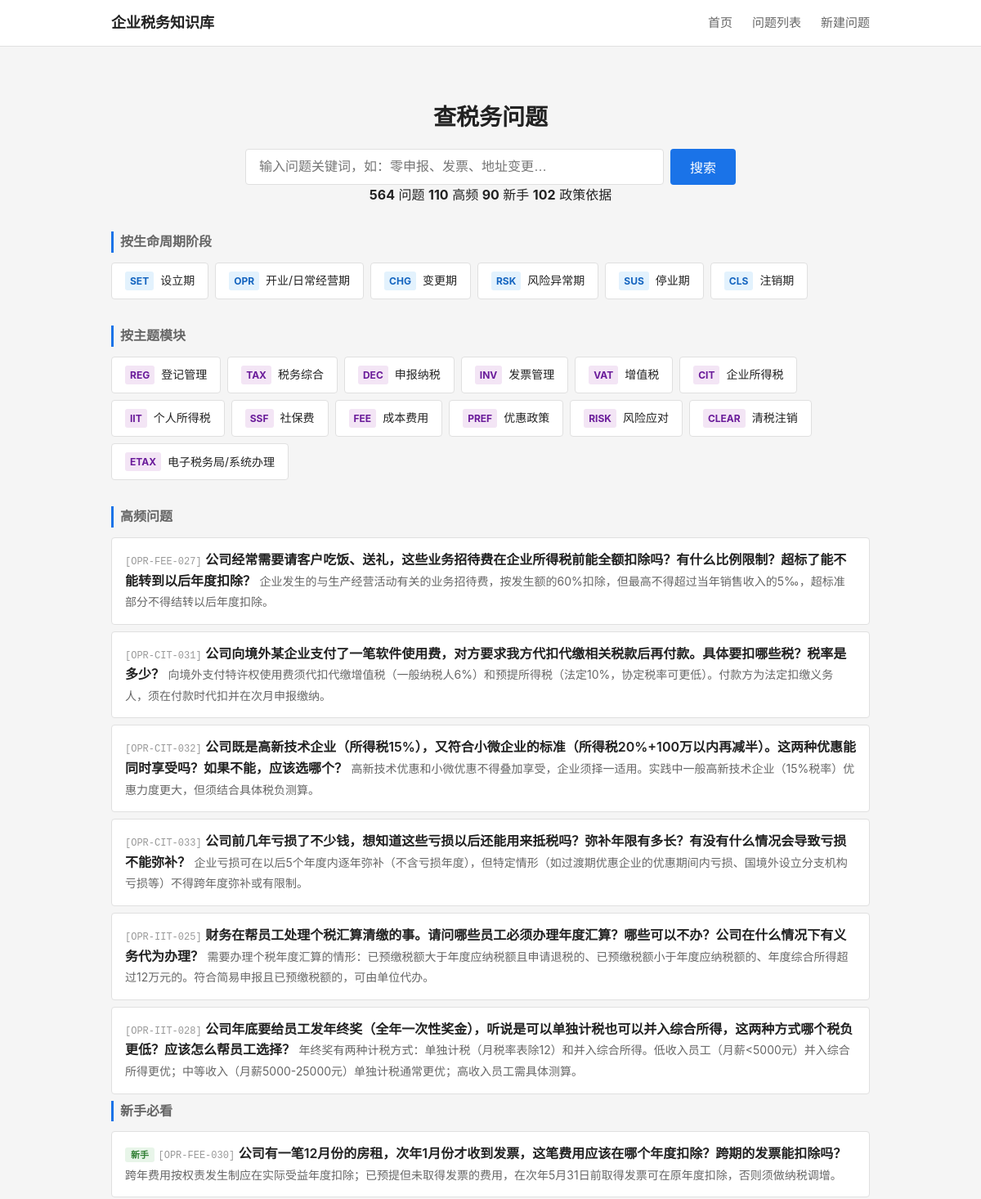
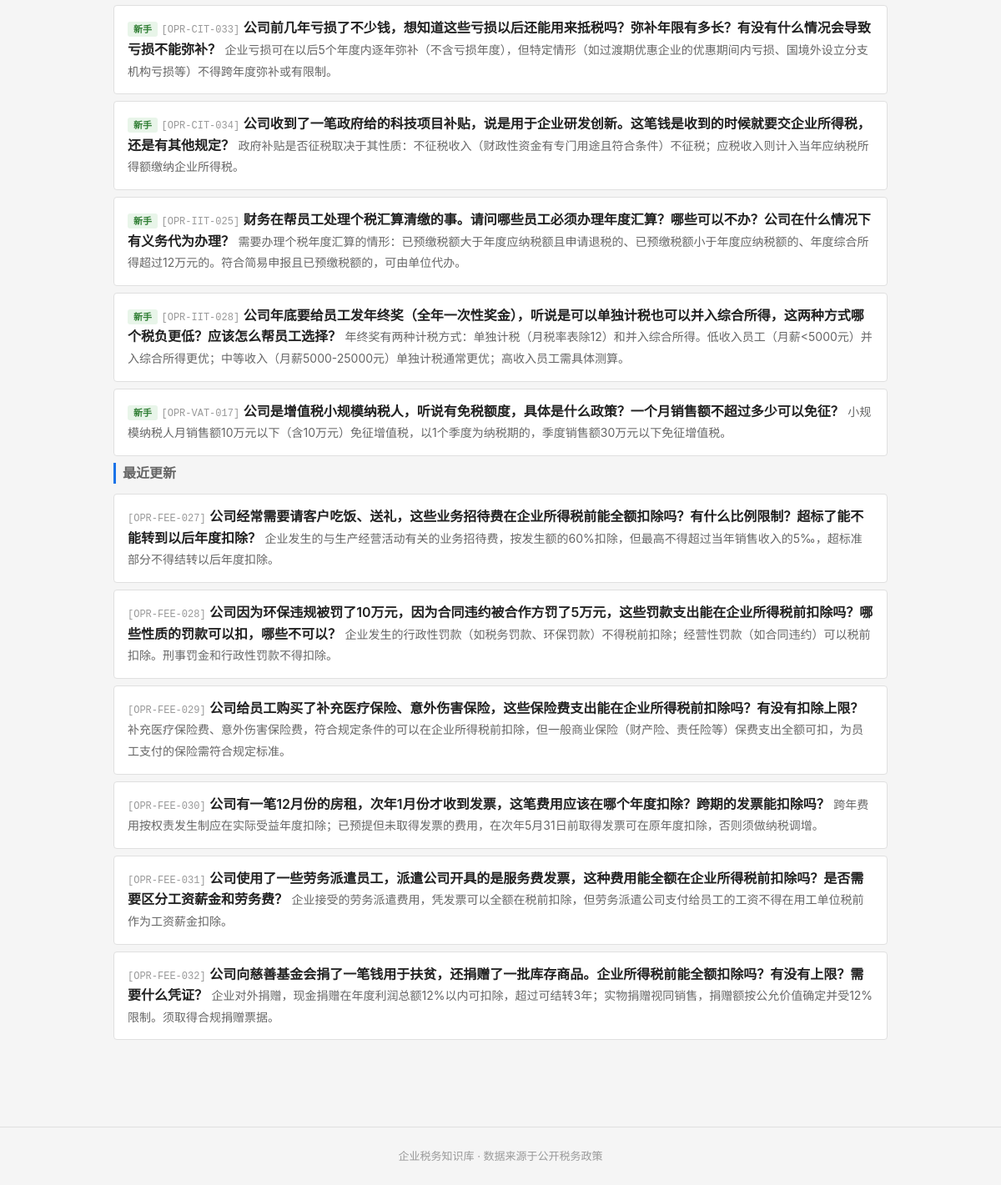
Before: / with the older database file (2 pictures, top to bottom).
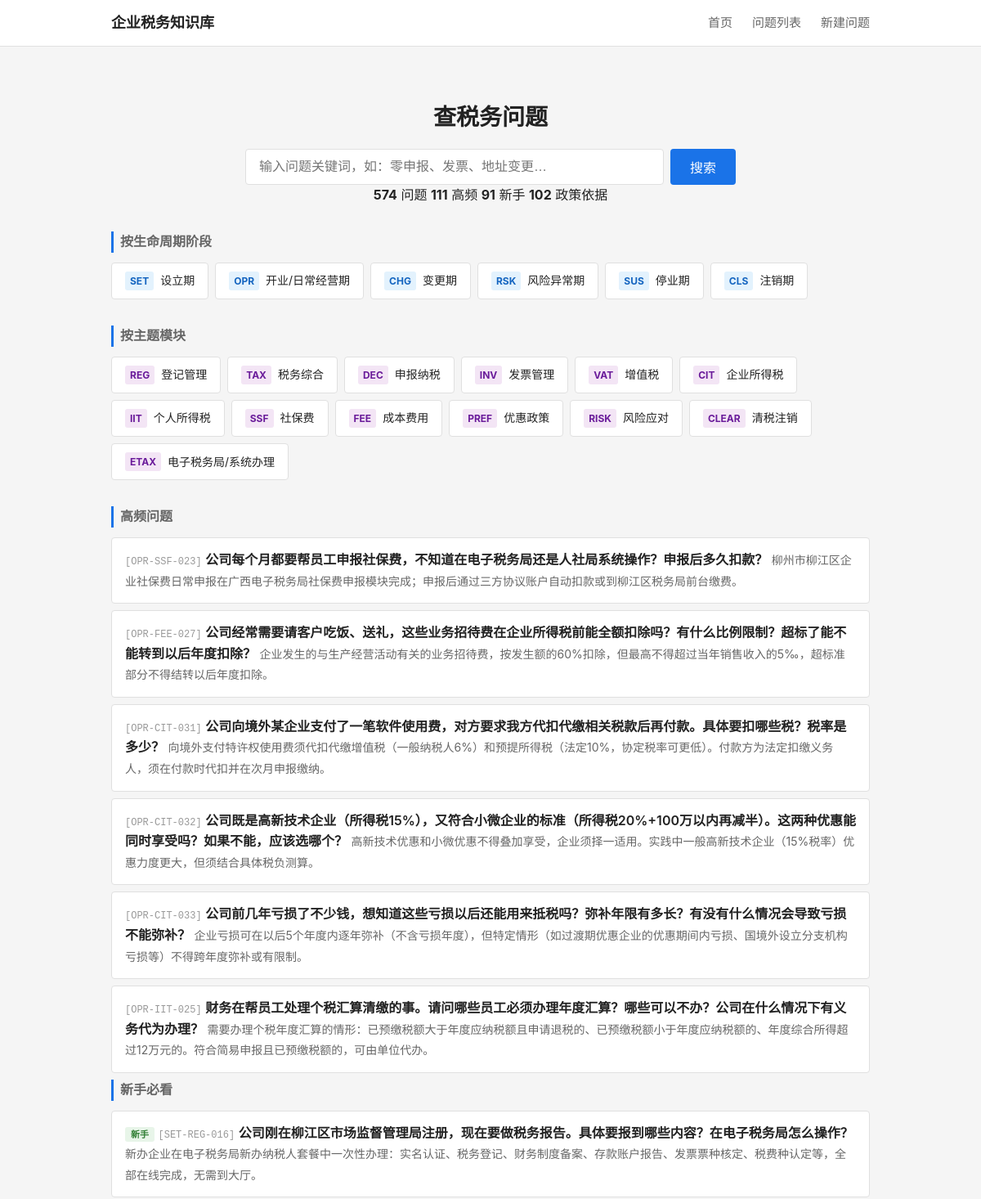
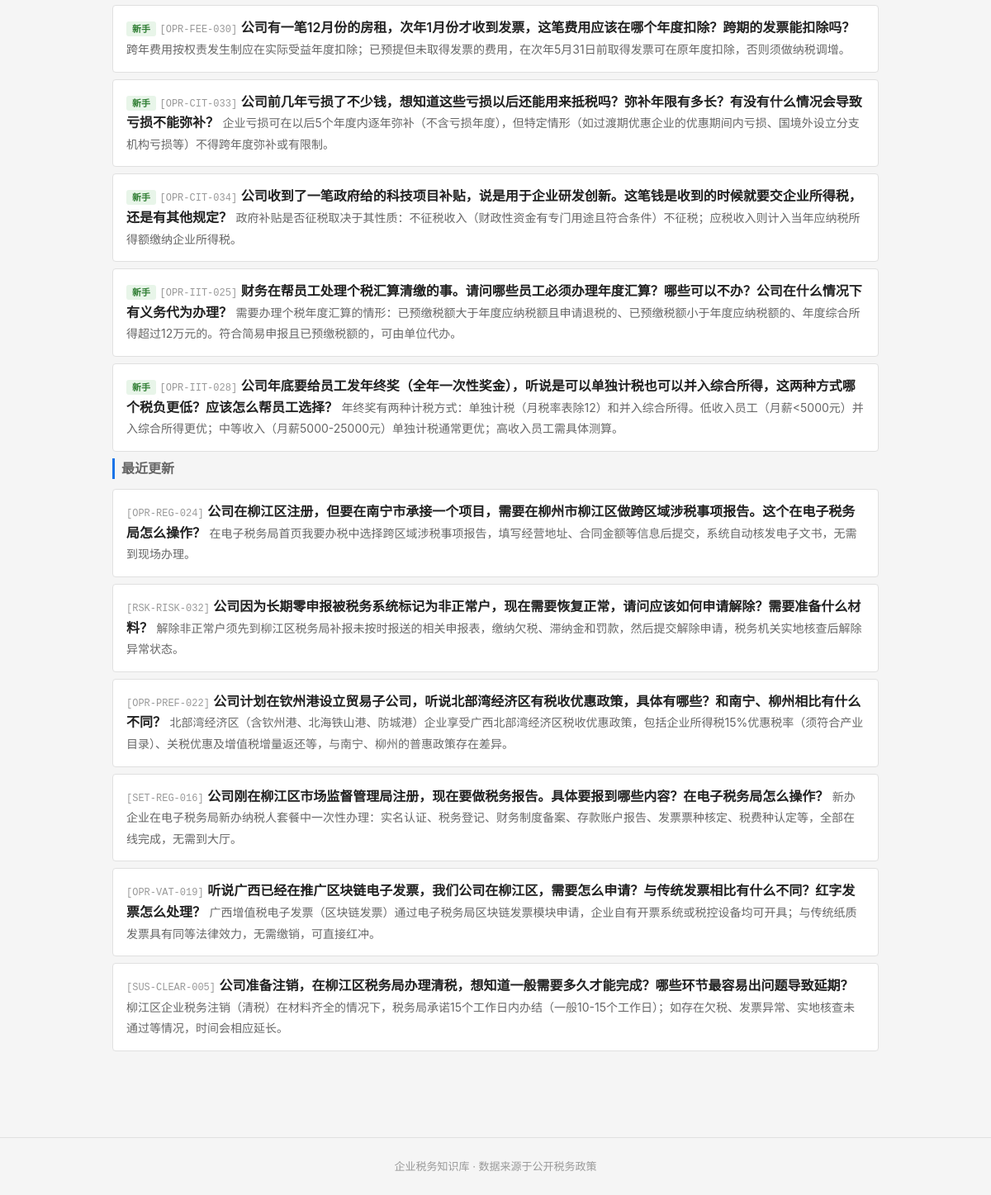
After: the same page with the newer database file (2 pictures, top to bottom).
### tables this page shows
CREATE TABLE tag_dict (
    id              INTEGER PRIMARY KEY AUTOINCREMENT,
    tag_code        TEXT NOT NULL UNIQUE,
    tag_name        TEXT NOT NULL,
    tag_category    TEXT,
    parent_id       INTEGER,
    display_order   INTEGER NOT NULL DEFAULT 1,
    status          TEXT NOT NULL DEFAULT 'active',

    FOREIGN KEY (parent_id) REFERENCES tag_dict(id) ON DELETE SET NULL
);

CREATE TABLE question_master (
    id              INTEGER PRIMARY KEY AUTOINCREMENT,
    question_code   TEXT NOT NULL UNIQUE,
    question_title  TEXT NOT NULL,
    question_plain  TEXT NOT NULL,

    -- 分类
    stage_code      TEXT NOT NULL,
    module_code     TEXT NOT NULL,
    question_type   TEXT NOT NULL,

    -- 答案
    one_line_answer TEXT NOT NULL,
    detailed_answer TEXT,
    core_definition TEXT,

    -- 条件与边界
    applicable_conditions TEXT,
    exceptions_boundary   TEXT,

    -- 实务
    practical_steps TEXT,
    risk_warning    TEXT,

    -- 适用范围
    scope_level     TEXT NOT NULL DEFAULT 'scope_national',
    local_region    TEXT,

    -- 确定性
    answer_certainty TEXT NOT NULL DEFAULT 'certain_clear',

    -- 元数据
    keywords        TEXT,
    high_frequency_flag INTEGER NOT NULL DEFAULT 0,
    newbie_flag     INTEGER NOT NULL DEFAULT 0,

    -- 版本管理
    status          TEXT NOT NULL DEFAULT 'draft',
    version_no      INTEGER NOT NULL DEFAULT 1,

    -- 审计字段
    created_at      TEXT NOT NULL DEFAULT (datetime('now')),
    updated_at      TEXT NOT NULL DEFAULT (datetime('now'))
);

### backend/app.py (the view)
    @app.route('/')
    def index():
        from services.question_service import QuestionService
        svc = QuestionService()
        stages = svc.get_stages()
        modules = svc.get_modules()
        high_freq = svc.get_high_frequency(limit=6)
        newbie = svc.get_newbie(limit=6)
        recent = svc.get_recent_updates(limit=6)
        stats = svc.get_stats()
        return render_template('index.html',
                               stages=stages, modules=modules,
                               high_freq=high_freq, newbie=newbie, recent=recent,
                               stats=stats)

### backend/services/question_service.py (called while the page is built)
    def _query(self, sql, params=None):
        conn = sqlite3.connect(self.db_path)
        conn.execute("PRAGMA foreign_keys = ON")
        conn.row_factory = sqlite3.Row
        cur = conn.cursor()
        if params:
            cur.execute(sql, params)
        else:
            cur.execute(sql)
        rows = cur.fetchall()
        conn.close()
        return [dict(r) for r in rows]

    def get_stages(self):
        return self._query("""
            SELECT tag_code, tag_name
            FROM tag_dict
            WHERE tag_category = 'stage'
            ORDER BY display_order
        """)

    def get_modules(self):
        return self._query("""
            SELECT tag_code, tag_name
            FROM tag_dict
            WHERE tag_category = 'module'
            ORDER BY display_order
        """)

    def get_high_frequency(self, limit=10):
        return self._query("""
            SELECT question_code, question_plain, question_title, one_line_answer, stage_code
            FROM question_master
            WHERE status = 'active' AND high_frequency_flag = 1
            ORDER BY updated_at DESC
            LIMIT ?
        """, (limit,))

### frontend/templates/index.html (shortened to what this page needs)
{% extends "base.html" %}
{% block main %}
<section class="search-section">
    <h1>查税务问题</h1>
    <form action="/questions" method="get" class="search-form">
        <input type="text" name="keyword" placeholder="输入问题关键词，如：零申报、发票、地址变更…" class="search-input">
        <button type="submit" class="search-btn">搜索</button>
    </form>
    {% if stats %}
    <div class="stats-bar">
        <span><strong>{{ stats.total_questions }}</strong> 问题</span>
        <span><strong>{{ stats.total_hf }}</strong> 高频</span>
        <span><strong>{{ stats.total_newbie }}</strong> 新手</span>
        <span><strong>{{ stats.total_policies }}</strong> 政策依据</span>
    </div>
    {% endif %}
</section>
<section class="nav-section">
    <h2 class="section-title">按生命周期阶段</h2>
    <div class="card-grid stage-grid">
        {% for s in stages %}
        <a href="/questions?stage={{ s.tag_code }}" class="card card-stage">
            <span class="card-code">{{ s.tag_code }}</span>
            <span class="card-name">{{ s.tag_name }}</span>
        </a>
        {% endfor %}
    </div>
</section>
<section class="nav-section">
    <h2 class="section-title">按主题模块</h2>
    <div class="card-grid module-grid">
        {% for m in modules %}
        <a href="/questions?module={{ m.tag_code }}" class="card card-module">
            <span class="card-code">{{ m.tag_code }}</span>
            <span class="card-name">{{ m.tag_name }}</span>
        </a>
        {% endfor %}
    </div>
</section>
{% if high_freq %}
<section class="list-section">
    <h2 class="section-title">高频问题</h2>
    <ul class="question-list">
        {% for q in high_freq %}
        <li class="question-item">
            <a href="/question/{{ q.question_code }}" class="question-link">
                <span class="q-code">[{{ q.question_code }}]</span>
                <span class="q-title">{{ q.question_plain }}</span>
                <span class="q-answer">{{ q.one_line_answer }}</span>
            </a>
        </li>
        {% endfor %}
    </ul>
</section>
{% endif %}
{% if newbie %}
<section class="list-section">
    <h2 class="section-title">新手必看</h2>
    <ul class="question-list">
        {% for q in newbie %}
        <li class="question-item">
            <a href="/question/{{ q.question_code }}" class="question-link">
                <span class="q-badge newbie">新手</span>
                <span class="q-code">[{{ q.question_code }}]</span>
                <span class="q-title">{{ q.question_plain }}</span>
                <span class="q-answer">{{ q.one_line_answer }}</span>
            </a>
        </li>
        {% endfor %}
    </ul>
</section>
{% endif %}
{% if recent %}
<section class="list-section">
    <h2 class="section-title">最近更新</h2>
    <ul class="question-list">
        {% for q in recent %}
        <li class="question-item">
            <a href="/question/{{ q.question_code }}" class="question-link">
                <span class="q-code">[{{ q.question_code }}]</span>
                <span class="q-title">{{ q.question_plain }}</span>
                <span class="q-answer">{{ q.one_line_answer }}</span>
            </a>
        </li>
        {% endfor %}
    </ul>
</section>
{% endif %}
{% endblock %}

Changed rows visible on the page:
no longer on one of the page's lists (row unchanged): question_master: question_code "OPR-FEE-027", question_plain "公司经常需要请客户吃饭、送礼，这些业务招待费在企业所得税前能全额扣除吗？有什么比例限制？超标了能不能转到以后年度扣除？", one_line_answer "企业发生的与生产经营活动有关的业务招待费，按发生额的60%扣除，但最高不得超过当年销售收入的5‰，超标准部分不得结转以后年度扣除。"
no longer on one of the page's lists (row unchanged): question_master: question_code "OPR-FEE-030", question_plain "公司有一笔12月份的房租，次年1月份才收到发票，这笔费用应该在哪个年度扣除？跨期的发票能扣除吗？", one_line_answer "跨年费用按权责发生制应在实际受益年度扣除；已预提但未取得发票的费用，在次年5月31日前取得发票可在原年度扣除，否则须做纳税调增。"
no longer on this page (row unchanged): question_master: question_code "OPR-VAT-017", question_plain "公司是增值税小规模纳税人，听说有免税额度，具体是什么政策？一个月销售额不超过多少可以免征？", one_line_answer "小规模纳税人月销售额10万元以下（含10万元）免征增值税，以1个季度为纳税期的，季度销售额30万元以下免征增值税。", shown under "新手必看"
no longer on this page (row unchanged): question_master: question_code "OPR-FEE-028", question_plain "公司因为环保违规被罚了10万元，因为合同违约被合作方罚了5万元，这些罚款支出能在企业所得税前扣除吗？哪些性质的罚款可以扣，哪些不可以？", one_line_answer "企业发生的行政性罚款（如税务罚款、环保罚款）不得税前扣除；经营性罚款（如合同违约）可以税前扣除。刑事罚金和行政性罚款不得扣除。", shown under "最近更新"
no longer on one of the page's lists (row unchanged): question_master: question_code "OPR-IIT-028", question_plain "公司年底要给员工发年终奖（全年一次性奖金），听说是可以单独计税也可以并入综合所得，这两种方式哪个税负更低？应该怎么帮员工选择？", one_line_answer "年终奖有两种计税方式：单独计税（月税率表除12）和并入综合所得。低收入员工（月薪<5000元）并入综合所得更优；中等收入（月薪5000-25000元）单独计税通常更优；高收入员工需具体测算。"
no longer on this page (row unchanged): question_master: question_code "OPR-FEE-029", question_plain "公司给员工购买了补充医疗保险、意外伤害保险，这些保险费支出能在企业所得税前扣除吗？有没有扣除上限？", one_line_answer "补充医疗保险费、意外伤害保险费，符合规定条件的可以在企业所得税前扣除，但一般商业保险（财产险、责任险等）保费支出全额可扣，为员工支付的保险需符合规定标准。", shown under "最近更新"
no longer on this page (row unchanged): question_master: question_code "OPR-FEE-031", question_plain "公司使用了一些劳务派遣员工，派遣公司开具的是服务费发票，这种费用能全额在企业所得税前扣除吗？是否需要区分工资薪金和劳务费？", one_line_answer "企业接受的劳务派遣费用，凭发票可以全额在税前扣除，但劳务派遣公司支付给员工的工资不得在用工单位税前作为工资薪金扣除。", shown under "最近更新"
no longer on this page (row unchanged): question_master: question_code "OPR-FEE-032", question_plain "公司向慈善基金会捐了一笔钱用于扶贫，还捐赠了一批库存商品。企业所得税前能全额扣除吗？有没有上限？需要什么凭证？", one_line_answer "企业对外捐赠，现金捐赠在年度利润总额12%以内可扣除，超过可结转3年；实物捐赠视同销售，捐赠额按公允价值确定并受12%限制。须取得合规捐赠票据。", shown under "最近更新"
added question_master: question_code "OPR-SSF-023", question_plain "公司每个月都要帮员工申报社保费，不知道在电子税务局还是人社局系统操作？申报后多久扣款？", one_line_answer "柳州市柳江区企业社保费日常申报在广西电子税务局社保费申报模块完成；申报后通过三方协议账户自动扣款或到柳江区税务局前台缴费。", shown under "高频问题"
added question_master: question_code "SET-REG-016", question_plain "公司刚在柳江区市场监督管理局注册，现在要做税务报告。具体要报到哪些内容？在电子税务局怎么操作？", one_line_answer "新办企业在电子税务局新办纳税人套餐中一次性办理：实名认证、税务登记、财务制度备案、存款账户报告、发票票种核定、税费种认定等，全部在线完成，无需到大厅。"
added question_master: question_code "OPR-REG-024", question_plain "公司在柳江区注册，但要在南宁市承接一个项目，需要在柳州市柳江区做跨区域涉税事项报告。这个在电子税务局怎么操作？", one_line_answer "在电子税务局首页我要办税中选择跨区域涉税事项报告，填写经营地址、合同金额等信息后提交，系统自动核发电子文书，无需到现场办理。", shown under "最近更新"
added question_master: question_code "RSK-RISK-032", question_plain "公司因为长期零申报被税务系统标记为非正常户，现在需要恢复正常，请问应该如何申请解除？需要准备什么材料？", one_line_answer "解除非正常户须先到柳江区税务局补报未按时报送的相关申报表，缴纳欠税、滞纳金和罚款，然后提交解除申请，税务机关实地核查后解除异常状态。", shown under "最近更新"
added question_master: question_code "OPR-PREF-022", question_plain "公司计划在钦州港设立贸易子公司，听说北部湾经济区有税收优惠政策，具体有哪些？和南宁、柳州相比有什么不同？", one_line_answer "北部湾经济区（含钦州港、北海铁山港、防城港）企业享受广西北部湾经济区税收优惠政策，包括企业所得税15%优惠税率（须符合产业目录）、关税优惠及增值税增量返还等，与南宁、柳州的普惠政策存在差异。", shown under "最近更新"
added question_master: question_code "OPR-VAT-019", question_plain "听说广西已经在推广区块链电子发票，我们公司在柳江区，需要怎么申请？与传统发票相比有什么不同？红字发票怎么处理？", one_line_answer "广西增值税电子发票（区块链发票）通过电子税务局区块链发票模块申请，企业自有开票系统或税控设备均可开具；与传统纸质发票具有同等法律效力，无需缴销，可直接红冲。", shown under "最近更新"
added question_master: question_code "SUS-CLEAR-005", question_plain "公司准备注销，在柳江区税务局办理清税，想知道一般需要多久才能完成？哪些环节最容易出问题导致延期？", one_line_answer "柳江区企业税务注销（清税）在材料齐全的情况下，税务局承诺15个工作日内办结（一般10-15个工作日）；如存在欠税、发票异常、实地核查未通过等情况，时间会相应延长。", shown under "最近更新"
Other visible differences:
{{ stats.total_questions }}: "564" → "574"
{{ stats.total_hf }}: "110" → "111"
{{ stats.total_newbie }}: "90" → "91"
